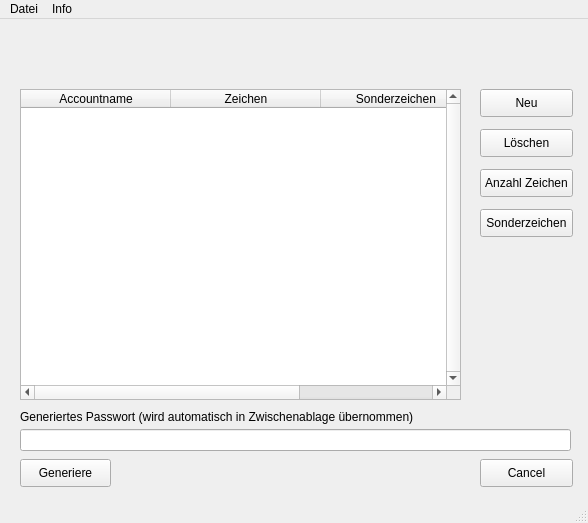
<?xml version="1.0" encoding="UTF-8"?>
<ui version="4.0">
 <class>QtWidgetsApplication1Class</class>
 <widget class="QMainWindow" name="QtWidgetsApplication1Class">
  <property name="geometry">
   <rect>
    <x>0</x>
    <y>0</y>
    <width>588</width>
    <height>523</height>
   </rect>
  </property>
  <property name="windowTitle">
   <string>PersoPassGen</string>
  </property>
  <widget class="QWidget" name="centralWidget">
   <widget class="QPushButton" name="CancelButton">
    <property name="geometry">
     <rect>
      <x>480</x>
      <y>440</y>
      <width>93</width>
      <height>28</height>
     </rect>
    </property>
    <property name="text">
     <string>Cancel</string>
    </property>
   </widget>
   <widget class="QPushButton" name="GenButton">
    <property name="geometry">
     <rect>
      <x>20</x>
      <y>440</y>
      <width>91</width>
      <height>28</height>
     </rect>
    </property>
    <property name="text">
     <string>Generiere</string>
    </property>
   </widget>
   <widget class="QLabel" name="label_2">
    <property name="geometry">
     <rect>
      <x>20</x>
      <y>390</y>
      <width>531</width>
      <height>16</height>
     </rect>
    </property>
    <property name="text">
     <string>Generiertes Passwort (wird automatisch in Zwischenablage übernommen)</string>
    </property>
   </widget>
   <widget class="QLineEdit" name="lineEdit">
    <property name="geometry">
     <rect>
      <x>20</x>
      <y>410</y>
      <width>551</width>
      <height>22</height>
     </rect>
    </property>
    <property name="readOnly">
     <bool>true</bool>
    </property>
   </widget>
   <widget class="QPushButton" name="InputButton">
    <property name="geometry">
     <rect>
      <x>480</x>
      <y>70</y>
      <width>93</width>
      <height>28</height>
     </rect>
    </property>
    <property name="text">
     <string>Neu</string>
    </property>
   </widget>
   <widget class="QPushButton" name="DeleteButton">
    <property name="geometry">
     <rect>
      <x>480</x>
      <y>110</y>
      <width>93</width>
      <height>28</height>
     </rect>
    </property>
    <property name="text">
     <string>Löschen</string>
    </property>
   </widget>
   <widget class="QLabel" name="label_4">
    <property name="geometry">
     <rect>
      <x>20</x>
      <y>10</y>
      <width>311</width>
      <height>51</height>
     </rect>
    </property>
    <property name="text">
     <string/>
    </property>
    <property name="pixmap">
     <pixmap resource="qtwidgetsapplication1.qrc">:/QtWidgetsApplication1/buergerserviceorg.jpg</pixmap>
    </property>
   </widget>
   <widget class="QPushButton" name="NumCharButton">
    <property name="geometry">
     <rect>
      <x>480</x>
      <y>150</y>
      <width>93</width>
      <height>28</height>
     </rect>
    </property>
    <property name="text">
     <string>Anzahl Zeichen</string>
    </property>
   </widget>
   <widget class="QPushButton" name="SpecCharButton">
    <property name="geometry">
     <rect>
      <x>480</x>
      <y>190</y>
      <width>93</width>
      <height>28</height>
     </rect>
    </property>
    <property name="text">
     <string>Sonderzeichen</string>
    </property>
   </widget>
   <widget class="QTableWidget" name="tableWidget">
    <property name="geometry">
     <rect>
      <x>20</x>
      <y>70</y>
      <width>441</width>
      <height>311</height>
     </rect>
    </property>
    <property name="maximumSize">
     <size>
      <width>441</width>
      <height>16777215</height>
     </size>
    </property>
    <property name="layoutDirection">
     <enum>Qt::LeftToRight</enum>
    </property>
    <property name="verticalScrollBarPolicy">
     <enum>Qt::ScrollBarAlwaysOn</enum>
    </property>
    <property name="editTriggers">
     <set>QAbstractItemView::AnyKeyPressed|QAbstractItemView::DoubleClicked|QAbstractItemView::EditKeyPressed</set>
    </property>
    <property name="gridStyle">
     <enum>Qt::DashLine</enum>
    </property>
    <attribute name="horizontalHeaderMinimumSectionSize">
     <number>49</number>
    </attribute>
    <attribute name="horizontalHeaderDefaultSectionSize">
     <number>150</number>
    </attribute>
    <attribute name="verticalHeaderDefaultSectionSize">
     <number>38</number>
    </attribute>
    <column>
     <property name="text">
      <string>Accountname</string>
     </property>
    </column>
    <column>
     <property name="text">
      <string>Zeichen</string>
     </property>
    </column>
    <column>
     <property name="text">
      <string>Sonderzeichen</string>
     </property>
    </column>
   </widget>
  </widget>
  <widget class="QMenuBar" name="menuBar">
   <property name="geometry">
    <rect>
     <x>0</x>
     <y>0</y>
     <width>588</width>
     <height>26</height>
    </rect>
   </property>
   <widget class="QMenu" name="menuDatei">
    <property name="title">
     <string>Datei</string>
    </property>
    <addaction name="actionOeffnen"/>
    <addaction name="actionSpeichern"/>
   </widget>
   <widget class="QMenu" name="menuInfo">
    <property name="title">
     <string>Info</string>
    </property>
    <addaction name="actionHilfe"/>
    <addaction name="actionUeber"/>
    <addaction name="actionZertifikat"/>
   </widget>
   <addaction name="menuDatei"/>
   <addaction name="menuInfo"/>
  </widget>
  <widget class="QStatusBar" name="statusBar"/>
  <action name="actionOeffnen">
   <property name="text">
    <string>Oeffnen</string>
   </property>
  </action>
  <action name="actionSpeichern">
   <property name="text">
    <string>Speichern</string>
   </property>
  </action>
  <action name="actionHilfe">
   <property name="text">
    <string>Hilfe</string>
   </property>
  </action>
  <action name="actionUeber">
   <property name="text">
    <string>Ueber</string>
   </property>
  </action>
  <action name="actionZertifikat">
   <property name="text">
    <string>Zertifikat</string>
   </property>
  </action>
  <action name="actionNumChars">
   <property name="text">
    <string>Anzahl Zeichen ändern</string>
   </property>
  </action>
  <action name="actionSpecChars">
   <property name="text">
    <string>Mögliche Sonderzeichen ändern</string>
   </property>
  </action>
 </widget>
 <layoutdefault spacing="6" margin="11"/>
 <resources>
  <include location="qtwidgetsapplication1.qrc"/>
 </resources>
 <connections>
  <connection>
   <sender>CancelButton</sender>
   <signal>clicked()</signal>
   <receiver>QtWidgetsApplication1Class</receiver>
   <slot>close()</slot>
   <hints>
    <hint type="sourcelabel">
     <x>526</x>
     <y>293</y>
    </hint>
    <hint type="destinationlabel">
     <x>299</x>
     <y>168</y>
    </hint>
   </hints>
  </connection>
 </connections>
</ui>
